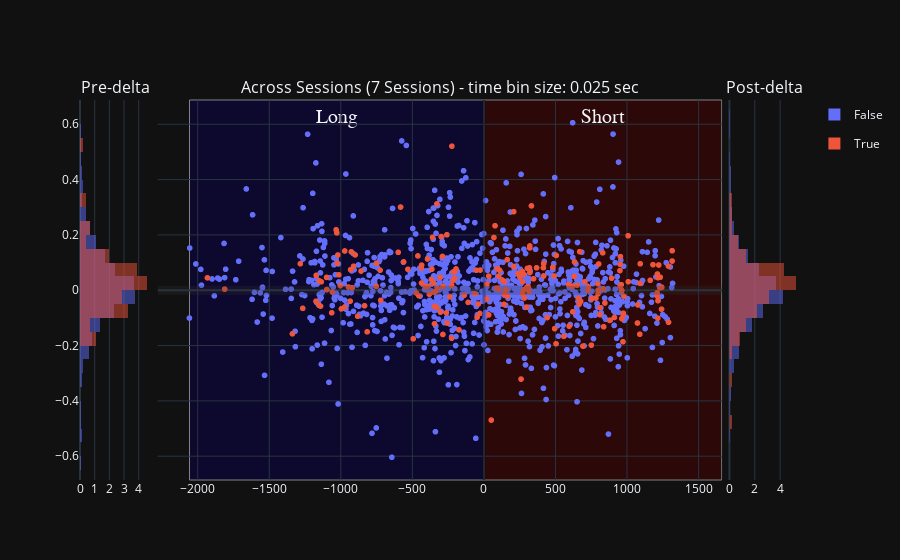

Notebook cell for this chart:
### Code cell
histogram_bins = 25
# concatenated_ripple_df = deepcopy(df)


# ripple_title_prefix = 'test'
# # Create a bubble chart for ripples
# ripple_num_unique_sessions: int = concatenated_ripple_df.session_name.nunique(dropna=True) # number of unique sessions, ignoring the NA entries
# # ripple_num_unique_time_bins: int = concatenated_ripple_df.time_bin_size.nunique(dropna=True)
# ripple_title_string_suffix: str = f'{ripple_num_unique_sessions} Sessions'
# ripple_title: str = f"{ripple_title_prefix} - {ripple_title_string_suffix}"
# fig_ripples = _helper_build_figure(data_results_df=concatenated_ripple_df, histogram_bins=histogram_bins, earliest_delta_aligned_t_start=earliest_delta_aligned_t_start, latest_delta_aligned_t_end=latest_delta_aligned_t_end, enabled_time_bin_sizes=None,
#                                     main_plot_mode='separate_row_per_session', title=ripple_title)


scatter_title = 'Sevveral Sessions'
# variable_name = 'P_Long'
# variable_name = 'wcorr_abs_diff'
variable_name = 'pearsonr_abs_diff'
# 'color':'is_user_annotated_epoch'
# 'color': 'is_user_annotated_epoch', 
px_scatter_kwargs = {'x': 'delta_aligned_start_t', 'y': variable_name, 'color':"is_user_annotated_epoch", 'title': scatter_title, 'range_y': [0.0, 1.0], 'labels': {'session_name': 'Session', 'time_bin_size': 'tbin_size', 'is_user_annotated_epoch':'user_sel'}} # , 'color': 'time_bin_size'
# hist_kwargs = dict(color="time_bin_size")
hist_kwargs = dict(color="is_user_annotated_epoch", histnorm='probability density')
new_fig_ripples = plotly_pre_post_delta_scatter(data_results_df=deepcopy(concatenated_ripple_df), out_scatter_fig=None, histogram_bins=histogram_bins,
                        px_scatter_kwargs=px_scatter_kwargs, histogram_variable_name=variable_name, hist_kwargs=hist_kwargs, forced_range_y=None,
                        time_delta_tuple=(earliest_delta_aligned_t_start, 0.0, latest_delta_aligned_t_end))
new_fig_ripples

### Figure 1 — Plotly figure (JSON) as saved in the notebook; plotly's stock layout.template omitted (floating-point values rounded to 4 significant figures; data arrays with more than 128 entries replaced by an {"elided": "..."} marker saying what was removed)
{"data": [{"alignmentgroup": "True", "bingroup": "y", "histnorm": "probability density", "hovertemplate": "is_user_annotated_epoch=False<br>probability density=%{x}<br>pearsonr_abs_diff=%{y}<extra></extra>", "legendgroup": "False", "marker": {"color": "#636efa", "opacity": 0.5, "pattern": {"shape": ""}}, "name": "False", "nbinsy": 25, "offsetgroup": "False", "orientation": "h", "showlegend": true, "type": "histogram", "xaxis": "x", "y": {"elided": "1438 float values"}, "yaxis": "y"}, {"alignmentgroup": "True", "bingroup": "y", "histnorm": "probability density", "hovertemplate": "is_user_annotated_epoch=True<br>probability density=%{x}<br>pearsonr_abs_diff=%{y}<extra></extra>", "legendgroup": "True", "marker": {"color": "#EF553B", "opacity": 0.5, "pattern": {"shape": ""}}, "name": "True", "nbinsy": 25, "offsetgroup": "True", "orientation": "h", "showlegend": true, "type": "histogram", "xaxis": "x", "y": {"elided": "202 float values"}, "yaxis": "y"}, {"hovertemplate": "user_sel=False<br>delta_aligned_start_t=%{x}<br>pearsonr_abs_diff=%{y}<extra></extra>", "legendgroup": "False", "marker": {"color": "#636efa", "symbol": "circle"}, "mode": "markers", "name": "False", "showlegend": false, "type": "scattergl", "x": {"elided": "2618 float values"}, "xaxis": "x2", "y": {"elided": "2618 float values"}, "yaxis": "y2"}, {"hovertemplate": "user_sel=True<br>delta_aligned_start_t=%{x}<br>pearsonr_abs_diff=%{y}<extra></extra>", "legendgroup": "True", "marker": {"color": "#EF553B", "symbol": "circle"}, "mode": "markers", "name": "True", "showlegend": false, "type": "scattergl", "x": {"elided": "402 float values"}, "xaxis": "x2", "y": {"elided": "402 float values"}, "yaxis": "y2"}, {"alignmentgroup": "True", "bingroup": "y", "histnorm": "probability density", "hovertemplate": "is_user_annotated_epoch=False<br>probability density=%{x}<br>pearsonr_abs_diff=%{y}<extra></extra>", "legendgroup": "False", "marker": {"color": "#636efa", "opacity": 0.5, "pattern": {"shape": ""}}, "name": "False", "nbinsy": 25, "offsetgroup": "False", "orientation": "h", "showlegend": false, "type": "histogram", "xaxis": "x3", "y": {"elided": "1180 float values"}, "yaxis": "y3"}, {"alignmentgroup": "True", "bingroup": "y", "histnorm": "probability density", "hovertemplate": "is_user_annotated_epoch=True<br>probability density=%{x}<br>pearsonr_abs_diff=%{y}<extra></extra>", "legendgroup": "True", "marker": {"color": "#EF553B", "opacity": 0.5, "pattern": {"shape": ""}}, "name": "True", "nbinsy": 25, "offsetgroup": "True", "orientation": "h", "showlegend": false, "type": "histogram", "xaxis": "x3", "y": {"elided": "200 float values"}, "yaxis": "y3"}], "layout": {"annotations": [{"font": {"size": 16}, "showarrow": false, "text": "Pre-delta", "x": 0.049, "xanchor": "center", "xref": "paper", "y": 1, "yanchor": "bottom", "yref": "paper"}, {"font": {"size": 16}, "showarrow": false, "text": "Across Sessions (7 Sessions) - time bin size: 0.025 sec", "x": 0.5, "xanchor": "center", "xref": "paper", "y": 1, "yanchor": "bottom", "yref": "paper"}, {"font": {"size": 16}, "showarrow": false, "text": "Post-delta", "x": 0.951, "xanchor": "center", "xref": "paper", "y": 1, "yanchor": "bottom", "yref": "paper"}], "barmode": "overlay", "shapes": [{"line": {"color": "rgba(0.2,0.2,0.2,.25)", "width": 9}, "type": "line", "x0": 0, "x1": 1, "xref": "x2 domain", "y0": 0, "y1": 0, "yref": "y2"}, {"line": {"color": "rgba(0,0,0,.25)", "width": 3}, "type": "line", "x0": 0, "x1": 0, "xref": "x2", "y0": 0, "y1": 1, "yref": "y2 domain"}, {"fillcolor": "#0b0049", "label": {"font": {"family": "Times New Roman", "size": 20}, "text": "Long", "textposition": "top center"}, "layer": "below", "line": {"width": 1}, "opacity": 0.5, "type": "rect", "x0": -2057.0, "x1": 0, "xref": "x2", "y0": 0, "y1": 1, "yref": "y2 domain"}, {"fillcolor": "#490000", "label": {"font": {"family": "Times New Roman", "size": 20}, "text": "Short", "textposition": "top center"}, "layer": "below", "line": {"width": 1}, "opacity": 0.5, "type": "rect", "x0": 0, "x1": 1662.0, "xref": "x2", "y0": 0, "y1": 1, "yref": "y2 domain"}], "xaxis": {"anchor": "y", "domain": [0, 0.098]}, "xaxis2": {"anchor": "y2", "domain": [0.108, 0.892]}, "xaxis3": {"anchor": "y3", "domain": [0.902, 1]}, "yaxis": {"anchor": "x", "domain": [0, 1]}, "yaxis2": {"anchor": "x2", "domain": [0, 1], "matches": "y", "showticklabels": false}, "yaxis3": {"anchor": "x3", "domain": [0, 1], "matches": "y", "showticklabels": false}}}
